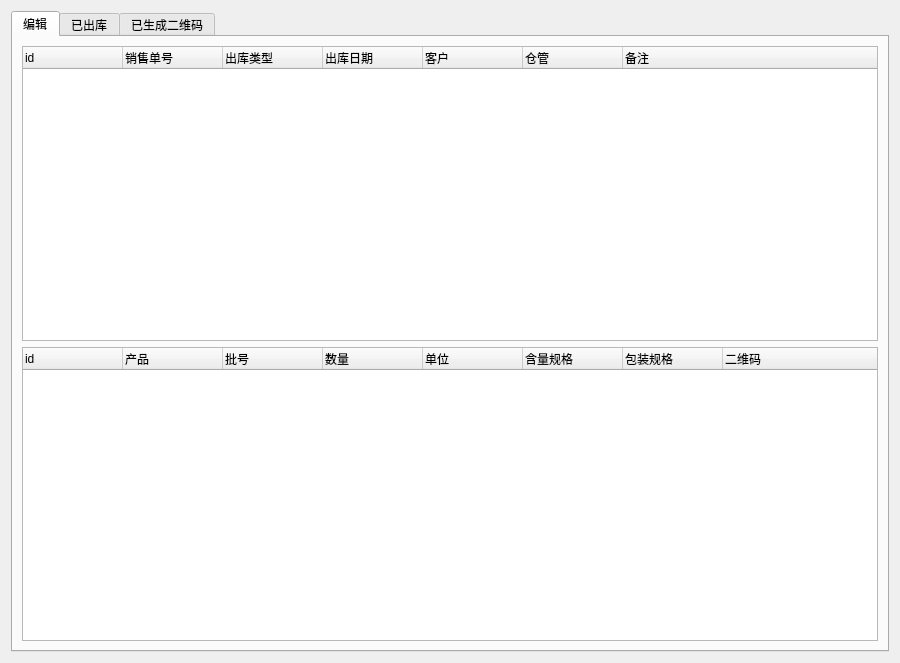
<?xml version="1.0" encoding="UTF-8"?>
<ui version="4.0">
 <class>Form</class>
 <widget class="QWidget" name="Form">
  <property name="geometry">
   <rect>
    <x>0</x>
    <y>0</y>
    <width>900</width>
    <height>663</height>
   </rect>
  </property>
  <property name="windowTitle">
   <string>Form</string>
  </property>
  <layout class="QGridLayout" name="gridLayout">
   <item row="0" column="0">
    <widget class="QTabWidget" name="tabWidget">
     <property name="currentIndex">
      <number>0</number>
     </property>
     <widget class="QWidget" name="tab_0">
      <attribute name="title">
       <string>编辑</string>
      </attribute>
      <layout class="QGridLayout" name="gridLayout_2">
       <item row="0" column="0">
        <widget class="QTreeWidget" name="treeWidget_orderlist">
         <column>
          <property name="text">
           <string>id</string>
          </property>
         </column>
         <column>
          <property name="text">
           <string>销售单号</string>
          </property>
         </column>
         <column>
          <property name="text">
           <string>出库类型</string>
          </property>
         </column>
         <column>
          <property name="text">
           <string>出库日期</string>
          </property>
         </column>
         <column>
          <property name="text">
           <string>客户</string>
          </property>
         </column>
         <column>
          <property name="text">
           <string>仓管</string>
          </property>
         </column>
         <column>
          <property name="text">
           <string>备注</string>
          </property>
         </column>
        </widget>
       </item>
       <item row="1" column="0">
        <widget class="QTreeWidget" name="treeWidget_itemlist">
         <column>
          <property name="text">
           <string>id</string>
          </property>
         </column>
         <column>
          <property name="text">
           <string>产品</string>
          </property>
         </column>
         <column>
          <property name="text">
           <string>批号</string>
          </property>
         </column>
         <column>
          <property name="text">
           <string>数量</string>
          </property>
         </column>
         <column>
          <property name="text">
           <string>单位</string>
          </property>
         </column>
         <column>
          <property name="text">
           <string>含量规格</string>
          </property>
         </column>
         <column>
          <property name="text">
           <string>包装规格</string>
          </property>
         </column>
         <column>
          <property name="text">
           <string>二维码</string>
          </property>
         </column>
        </widget>
       </item>
      </layout>
     </widget>
     <widget class="QWidget" name="tab_1">
      <attribute name="title">
       <string>已出库</string>
      </attribute>
     </widget>
     <widget class="QWidget" name="tab_2">
      <attribute name="title">
       <string>已生成二维码</string>
      </attribute>
     </widget>
    </widget>
   </item>
  </layout>
 </widget>
 <resources/>
 <connections/>
</ui>
